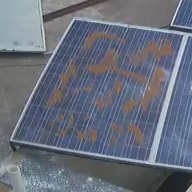
%> input picture Images/PV/solar_Wed_Jun_14_9__34__29_2017_L_0.409451347546_I_0.317498039216.jpg, 192 x 192 px
$ octave untitled01.m   (GNU Octave 9; MATLAB toolbox functions it lacks are replaced by stand-ins)
%> lines starting %> are read from the running program, lines starting %| are printed output that depends on the picture; in (x1, y1, x2, y2) boxes, pixels count from 0 and x2, y2 are one past the last pixel; in counts of white or black regions, pixels touching at a corner belong together; the program's own positions count from 1
### Algorithms/Enhancement1.m
function [newimg,r] = Enhancement1(img)
    HSV = rgb2hsv(img);
    threshold = 0.1:0.1:1.0;
    I   = uint8(HSV(:,:,3) * 255);
    [newimg] = NormalizeSize(I);
    for i = 1:size(threshold,2)
        [mask]     = MaskingMS(newimg,threshold(i));
        [enhanced] = RegionEnhancement2(newimg,mask);
        E(:,:,i)   = imresize(enhanced, [size(I,1) size(I,2)]);
    end
    HSV(:,:,3) = mean(E,3) / 255;
% [7 lines of commented-out code are left out]
    newimg = uint8(hsv2rgb(HSV) * 255);
end

### Algorithms/NormalizeSize.m
function [newimg] = NormalizeSize(img)
    [x,y,~] = size(img);
    frac = 20;
    i = 0;
    j = 0;
    while frac > 1
        i = i + 1;
        frac = x / (2 ^ i);
    end
    frac = 20;
    while frac > 1
        j = j + 1;
        frac = y / (2 ^ j);
    end
    newimg = imresize(img, [2^i 2^j]);
end

### Algorithms/MaskingMS.m
function [mask] = MaskingMS(img,threshold)
    [x,y,z] = size(img);
    c = cat(2,x,y,z);
    S = qtdecomp(img,threshold, [8 max(c)/2]);
%     S = qtdecomp(img,threshold, [8 16]);
    S = full(S);
    [x,y] = find(S>0);
    mask = S;
    for i = 1:size(x,1)
        block_size = S(x(i),y(i));
        mask(x(i):x(i)+block_size-1,y(i):y(i)+block_size-1) = i;
    end
end

### Algorithms/RegionEnhancement2.m
function [newimg] = RegionEnhancement2(newimg,mask)
    for i = 1:max(mask(:))
        I = newimg(mask==i);
        [x,~,~] = size(I);
        I = reshape(I,sqrt(x),sqrt(x),1);
        II = adapthisteq(I,'clipLimit',0.00005);
        II = reshape(II,x,1,1);
        newimg(mask==i) = II;
    end
end

% Define a new width...

### Algorithms/untitled01.m
clc
clearvars
close all
img = imread('/Users/thaweesaktrongtirakul/Library/CloudStorage/OneDrive-RajamangalaUniversityofTechnologyPhranakhon/AGAIAN/SolarPanel/Images/PV/solar_Wed_Jun_14_9__34__29_2017_L_0.409451347546_I_0.317498039216.jpg');
%> img is the input picture: size 192x192x3 uint8; mean R, G, B 103.9, 109.6, 123.3
%% Enhancement
Enhanced = Enhancement1(img);
%> in Enhancement1, `HSV = rgb2hsv(img);`: HSV: size 192x192x3 double; mean H, S, V 0.567, 0.186, 0.491
%> the loop in Enhancement1, `for i = 1:size(threshold,2)` made 10 passes
%> pass 1, in Enhancement1, `[enhanced] = RegionEnhancement2(newimg,mask);`:
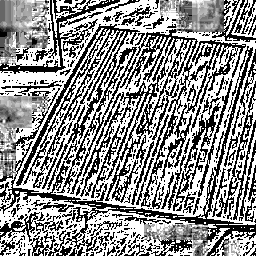
%> enhanced: size 256x256 uint8; min 0, max 255, mean 143.1
%> in Enhancement1, `HSV(:,:,3) = mean(E,3) / 255;`:
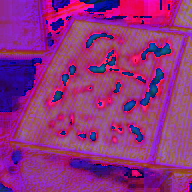
%> HSV: size 192x192x3 double; mean R, G, B 0.567, 0.186, 0.499
%> in Enhancement1, `newimg = uint8(hsv2rgb(HSV) * 255);`:
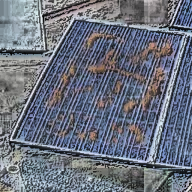
%> newimg: size 192x192x3 uint8; mean R, G, B 106.6, 112.2, 125.4
% Enhanced = AHE(Enhanced);
%% Background Removal
% Option 1: Generate the masking metric from an input image
%  [Mask] = BackgroundRemoval(img);
% Option 2: Read the masking metric from a masking image
   [Mask] = double(imread('mask.png')) / 255;
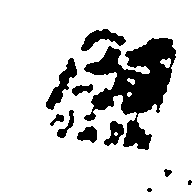
%> input picture Algorithms/mask.png, 192 x 192 px
%> Mask: size 192x192 double; values 0 (black) and 1 (white), 82.3% white; 11 black regions (2 under 20 px), largest, box (x1, y1, x2, y2) and area: (84, 38, 176, 150) 4610, (46, 58, 77, 110) 545, (81, 29, 126, 51) 444
%% Extract All Interested Pixels
I = uint8(double(img(:,:,1)) .* Mask);
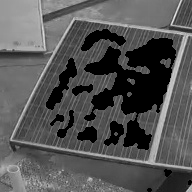
%> I: size 192x192 uint8; min 0, max 235, mean 84.4
J = uint8(double(Enhanced(:,:,1)) .* Mask);
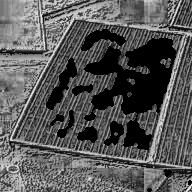
%> J: size 192x192 uint8; min 0, max 239, mean 87.6
X = J(Mask==1);
%% Construct the enhanced image to their origin locations
J = I;
J(Mask==1) = X;
%% Generate the segemnted regions
u = 1.0 * mean(X(:));
%> u = 106.5
R = zeros(size(Mask));
R(J>u) = 1;
%> R: size 192x192 double; values 0 (black) and 1 (white), 40.7% white; 337 white regions (305 under 20 px), largest, box (x1, y1, x2, y2) and area: (0, 0, 192, 192) 9518, (0, 0, 83, 52) 2225, (155, 54, 192, 169) 725
for i = 1:3
    R = medfilt2(R, [5 5]);
end
%> this loop made 3 passes
%> pass 3, `R = medfilt2(R, [5 5]);`:
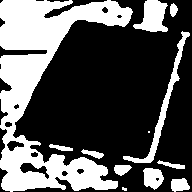
%> R: size 192x192 double; values 0 (black) and 1 (white), 34.8% white; 12 white regions (2 under 20 px), largest, box (x1, y1, x2, y2) and area: (0, 0, 133, 192) 10168, (123, 31, 190, 163) 889, (133, 0, 168, 32) 701
R = 1 - R;
imshow(R)
